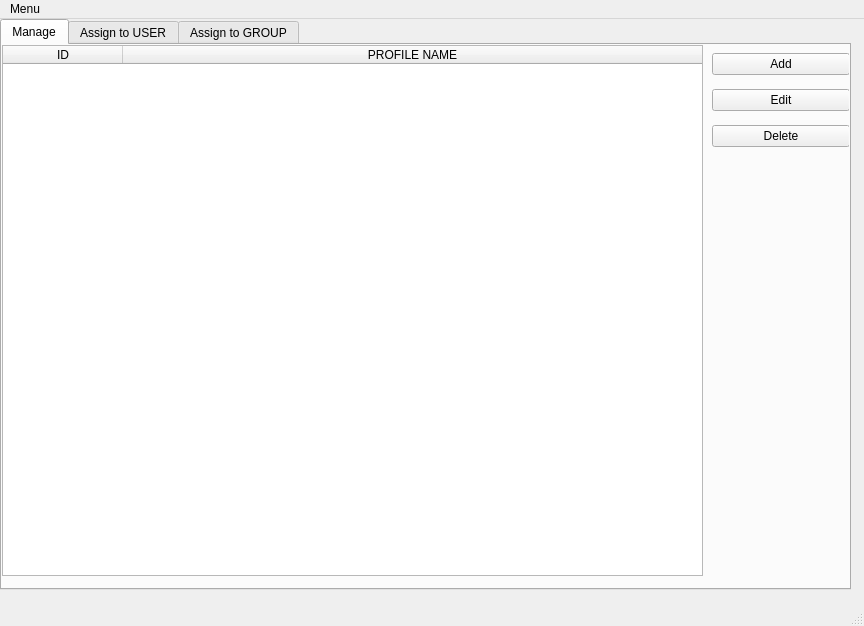
<?xml version="1.0" encoding="UTF-8"?>
<ui version="4.0">
 <class>MainWindow</class>
 <widget class="QMainWindow" name="MainWindow">
  <property name="geometry">
   <rect>
    <x>0</x>
    <y>0</y>
    <width>864</width>
    <height>626</height>
   </rect>
  </property>
  <property name="windowTitle">
   <string>TimeKicker Application</string>
  </property>
  <widget class="QWidget" name="centralwidget">
   <widget class="QTabWidget" name="tabWidget">
    <property name="geometry">
     <rect>
      <x>0</x>
      <y>0</y>
      <width>851</width>
      <height>571</height>
     </rect>
    </property>
    <property name="currentIndex">
     <number>0</number>
    </property>
    <widget class="QWidget" name="tab">
     <attribute name="title">
      <string>Manage</string>
     </attribute>
     <widget class="QWidget" name="gridLayoutWidget">
      <property name="geometry">
       <rect>
        <x>0</x>
        <y>0</y>
        <width>701</width>
        <height>531</height>
       </rect>
      </property>
      <layout class="QGridLayout" name="gridLayout">
       <item row="0" column="0">
        <widget class="QTableWidget" name="table_profiles">
         <property name="editTriggers">
          <set>QAbstractItemView::NoEditTriggers</set>
         </property>
         <property name="selectionBehavior">
          <enum>QAbstractItemView::SelectRows</enum>
         </property>
         <property name="sortingEnabled">
          <bool>true</bool>
         </property>
         <property name="rowCount">
          <number>0</number>
         </property>
         <property name="columnCount">
          <number>2</number>
         </property>
         <attribute name="horizontalHeaderDefaultSectionSize">
          <number>120</number>
         </attribute>
         <attribute name="horizontalHeaderMinimumSectionSize">
          <number>120</number>
         </attribute>
         <attribute name="horizontalHeaderStretchLastSection">
          <bool>true</bool>
         </attribute>
         <attribute name="verticalHeaderDefaultSectionSize">
          <number>30</number>
         </attribute>
         <attribute name="verticalHeaderMinimumSectionSize">
          <number>120</number>
         </attribute>
         <column>
          <property name="text">
           <string>ID</string>
          </property>
         </column>
         <column>
          <property name="text">
           <string>PROFILE NAME</string>
          </property>
         </column>
        </widget>
       </item>
      </layout>
     </widget>
     <widget class="QWidget" name="verticalLayoutWidget">
      <property name="geometry">
       <rect>
        <x>710</x>
        <y>0</y>
        <width>138</width>
        <height>111</height>
       </rect>
      </property>
      <layout class="QGridLayout" name="gridLayout_2">
       <item row="2" column="0">
        <widget class="QPushButton" name="btn_profiles_edit">
         <property name="text">
          <string>Edit</string>
         </property>
        </widget>
       </item>
       <item row="1" column="0">
        <widget class="QPushButton" name="btn_profiles_add">
         <property name="text">
          <string>Add</string>
         </property>
        </widget>
       </item>
       <item row="3" column="0">
        <widget class="QPushButton" name="btn_profiles_delete">
         <property name="text">
          <string>Delete</string>
         </property>
        </widget>
       </item>
      </layout>
     </widget>
    </widget>
    <widget class="QWidget" name="tab_2">
     <attribute name="title">
      <string>Assign to USER</string>
     </attribute>
     <widget class="QWidget" name="horizontalLayoutWidget">
      <property name="geometry">
       <rect>
        <x>0</x>
        <y>0</y>
        <width>701</width>
        <height>531</height>
       </rect>
      </property>
      <layout class="QHBoxLayout" name="horizontalLayout">
       <item>
        <widget class="QTableWidget" name="table_user_profiles">
         <property name="selectionBehavior">
          <enum>QAbstractItemView::SelectRows</enum>
         </property>
         <property name="sortingEnabled">
          <bool>true</bool>
         </property>
         <attribute name="horizontalHeaderCascadingSectionResizes">
          <bool>false</bool>
         </attribute>
         <attribute name="horizontalHeaderDefaultSectionSize">
          <number>120</number>
         </attribute>
         <attribute name="horizontalHeaderMinimumSectionSize">
          <number>120</number>
         </attribute>
         <attribute name="horizontalHeaderStretchLastSection">
          <bool>true</bool>
         </attribute>
         <attribute name="verticalHeaderCascadingSectionResizes">
          <bool>false</bool>
         </attribute>
         <attribute name="verticalHeaderMinimumSectionSize">
          <number>120</number>
         </attribute>
         <attribute name="verticalHeaderStretchLastSection">
          <bool>false</bool>
         </attribute>
         <column>
          <property name="text">
           <string>USER ID</string>
          </property>
         </column>
         <column>
          <property name="text">
           <string>USERNAME</string>
          </property>
         </column>
         <column>
          <property name="text">
           <string>USER PROFILE</string>
          </property>
         </column>
         <column>
          <property name="text">
           <string>GROUP PROFILE</string>
          </property>
         </column>
         <column>
          <property name="text">
           <string>EFFECTIVE PROFILE</string>
          </property>
         </column>
        </widget>
       </item>
      </layout>
     </widget>
     <widget class="QWidget" name="verticalLayoutWidget_2">
      <property name="geometry">
       <rect>
        <x>710</x>
        <y>0</y>
        <width>131</width>
        <height>91</height>
       </rect>
      </property>
      <layout class="QVBoxLayout" name="verticalLayout_2">
       <item>
        <widget class="QPushButton" name="btn_uprofiles_assign">
         <property name="text">
          <string>Assign</string>
         </property>
        </widget>
       </item>
       <item>
        <widget class="QPushButton" name="btn_uprofiles_delete">
         <property name="text">
          <string>Delete</string>
         </property>
        </widget>
       </item>
      </layout>
     </widget>
    </widget>
    <widget class="QWidget" name="tab_3">
     <attribute name="title">
      <string>Assign to GROUP</string>
     </attribute>
     <widget class="QWidget" name="verticalLayoutWidget_3">
      <property name="geometry">
       <rect>
        <x>710</x>
        <y>0</y>
        <width>131</width>
        <height>91</height>
       </rect>
      </property>
      <layout class="QVBoxLayout" name="verticalLayout_3">
       <item>
        <widget class="QPushButton" name="btn_gprofiles_assign">
         <property name="text">
          <string>Assign</string>
         </property>
        </widget>
       </item>
       <item>
        <widget class="QPushButton" name="btn_gprofiles_delete">
         <property name="text">
          <string>Delete</string>
         </property>
        </widget>
       </item>
      </layout>
     </widget>
     <widget class="QWidget" name="horizontalLayoutWidget_2">
      <property name="geometry">
       <rect>
        <x>0</x>
        <y>0</y>
        <width>701</width>
        <height>531</height>
       </rect>
      </property>
      <layout class="QHBoxLayout" name="horizontalLayout_2">
       <item>
        <widget class="QTableWidget" name="table_group_profiles">
         <property name="selectionBehavior">
          <enum>QAbstractItemView::SelectRows</enum>
         </property>
         <property name="sortingEnabled">
          <bool>true</bool>
         </property>
         <attribute name="horizontalHeaderCascadingSectionResizes">
          <bool>false</bool>
         </attribute>
         <attribute name="horizontalHeaderMinimumSectionSize">
          <number>120</number>
         </attribute>
         <attribute name="horizontalHeaderStretchLastSection">
          <bool>true</bool>
         </attribute>
         <attribute name="verticalHeaderCascadingSectionResizes">
          <bool>false</bool>
         </attribute>
         <attribute name="verticalHeaderMinimumSectionSize">
          <number>120</number>
         </attribute>
         <attribute name="verticalHeaderStretchLastSection">
          <bool>false</bool>
         </attribute>
         <column>
          <property name="text">
           <string>GROUP ID</string>
          </property>
         </column>
         <column>
          <property name="text">
           <string>GROUPNAME</string>
          </property>
         </column>
         <column>
          <property name="text">
           <string>GROUP PROFILE</string>
          </property>
         </column>
        </widget>
       </item>
      </layout>
     </widget>
    </widget>
   </widget>
  </widget>
  <widget class="QMenuBar" name="menubar">
   <property name="geometry">
    <rect>
     <x>0</x>
     <y>0</y>
     <width>864</width>
     <height>25</height>
    </rect>
   </property>
   <widget class="QMenu" name="menuOkno">
    <property name="title">
     <string>Menu</string>
    </property>
    <addaction name="separator"/>
    <addaction name="actionStatistics"/>
    <addaction name="separator"/>
    <addaction name="actionQuit"/>
   </widget>
   <addaction name="menuOkno"/>
  </widget>
  <widget class="QStatusBar" name="statusbar"/>
  <action name="actionQuit">
   <property name="text">
    <string>Quit</string>
   </property>
  </action>
  <action name="actionStatistics">
   <property name="text">
    <string>User statistics</string>
   </property>
  </action>
  <action name="actionManage">
   <property name="text">
    <string>Manage</string>
   </property>
  </action>
  <action name="actionOverview">
   <property name="text">
    <string>Overview</string>
   </property>
  </action>
  <action name="actionUser_profiles">
   <property name="text">
    <string>User profiles</string>
   </property>
  </action>
  <action name="actionGroup_profiles">
   <property name="text">
    <string>Group profiles</string>
   </property>
  </action>
  <action name="actionHome">
   <property name="text">
    <string>Home</string>
   </property>
  </action>
  <action name="actionProfiles">
   <property name="text">
    <string>Profiles</string>
   </property>
  </action>
 </widget>
 <resources/>
 <connections/>
</ui>
